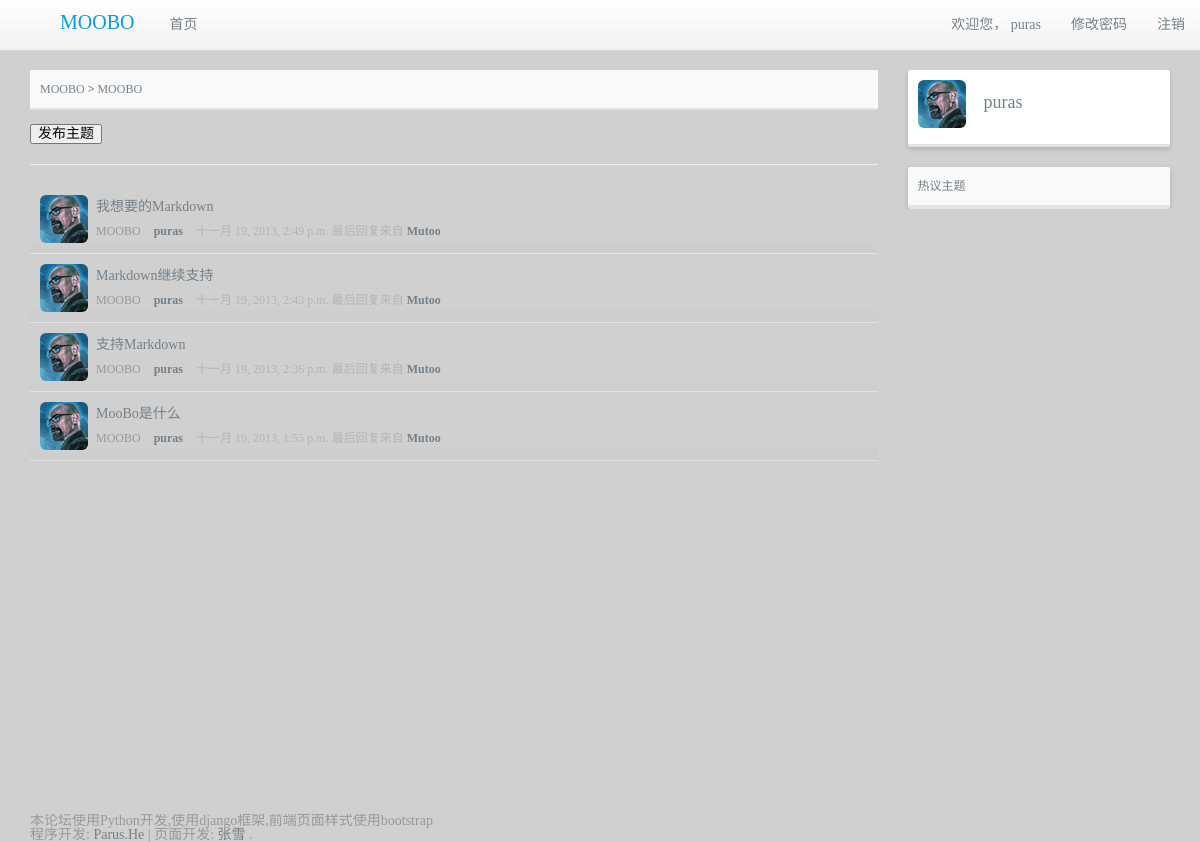
Page /bbs/node/1/ (signed in) on the committed database.
### bbs/models.py (models this page shows, shortened)
class Node(models.Model):
    name = models.CharField(max_length=100, verbose_name='名称')
    category = models.ForeignKey(Category)
    class Meta:
        verbose_name = '节点'
        verbose_name_plural = '节点'

class Topic(models.Model):
    title = models.CharField(max_length=1024, verbose_name='标题')
    content = models.TextField('内容')
    author = models.ForeignKey(User)
    node = models.ForeignKey(Node)
    category = models.ForeignKey(Category)
    pub_date = models.DateTimeField('发布时间')
    class Meta:
        verbose_name = '主题'
        verbose_name_plural = '主题'

### bbs/views.py (the view)
# urls.py: url(r'^node/(?P<node_id>\d+)/$', views.node, name='node'),
def node(req, node_id):
    node = get_object_or_404(Node, pk = node_id)
    topic_list = Topic.objects.order_by('-pub_date').filter(node_id = node_id)[:20]
    return render(req, 'node.html', {
        'node': node,
        'topic_list': topic_list
    })

### bbs/templates/node.html (shortened to what this page needs)
{% extends 'base.html' %}
{% load staticfiles %}
{% block content %}
<div class="inner tab_title"><a href="{% url 'bbs' %}">MOOBO</a> &gt; <a href="javascript:void(0)">{{node.name}}</a></div>
<br />
<form action="{% url 'bbs:topic_create' %}" method="post">
    <input type="submit" value="发布主题" />
</form>
<hr />
{% if topic_list %}
    {% for topic in topic_list %}
        <div class="cell item">
            <span class="user"></span><h5><a href="{% url 'bbs:topic' topic.id %}">{{topic.title}}</a></h5>
            <div class="info">
                <a class="node" href="/go/programmer">{{topic.node.name}}</a>
                <strong><a href="#">{{topic.author.username}}</a></strong> {{topic.pub_date}} 最后回复来自
                <strong><a href="/member/Mutoo">Mutoo</a></strong>
            </div>
        </div>
    {% endfor %}
{% endif %}
{% endblock %}

### bbs/templates/base.html
{% extends 'layout.html' %}
{% load staticfiles %}
{% block body %}
<section class="container-fluid">
    <div class="container">
        <div class="row">
            <div class="col-md-9" role="main">
                {% block content %}
                {% endblock %}
            </div>
            <div class="col-md-3">
                <div class="box highlight">
                    <div class="cell">
                        {% if user.is_authenticated %}
                        <a href="#" class="user" style="max-height:48px; max-width:48px;"></a>
                        <h4><a href="#" class="user_name">{{ user.username }}</a></h4>
                        {% else %}
                        <div class="tab_title"> <a href="javascript:void(0)">MooBo</a></div>
                        <a href="{% url 'bbs:login' %}">登录</a> | <a href="{% url 'bbs:join' %}">注册</a>
                        {% endif %}
                    </div>
                </div>
                <div class="box">
                    <div class="inner tab_title"> <a href="/?tab=tech">热议主题</a></div>
                </div>
            </div>
        </div>
    </div>
</section>
{% endblock %}

### bbs/templates/layout.html (shortened to what this page needs)
<!DOCTYPE html>
<html lang="en">
    <head>
        {% load staticfiles %}
        <link rel="stylesheet" href="{% static 'css/lib/bootstrap.css' %}">
        <link rel="stylesheet" href="{% static 'css/lib/bootstrap-theme.css' %}">
        <link rel="stylesheet" href="{% static 'css/style.css' %}" />
    </head>
    <body>
    <header>
      <nav class="navbar navbar-fixed-top">
        <div class="navbar-inner"> <a href="{% url 'bbs' %}" class="brand"><span>MOOBO</span> </a>
          <ul class="nav navbar-nav">
            <li><a href="{% url 'bbs' %}">首页</a></li>
          </ul>
          <ul class="nav navbar-nav navbar-right">
            {% if user.is_authenticated %}
            <li><a href="javascript:void(0);">欢迎您， {{ user.username }}</a></li>
            <li><a href="{% url 'bbs:password' %}">修改密码</a></li>
            <li><a href="{% url 'bbs:logout' %}">注销</a></li>
            {% else %}
            <li><a href="{% url 'bbs:login' %}">登录</a></li>
            <li><a href="{% url 'bbs:join' %}">注册</a></li>
            {% endif %}
          </ul>
        </div>
      </nav>
    </header>
    {% block body %}
    {% endblock %}
    <div id="footer">
      <div class="container">
        <p class="text-muted credit"> 本论坛使用Python开发,使用django框架,前端页面样式使用bootstrap</p>
        <p class="text-muted credit">程序开发: <a href="#">Parus.He</a> | 页面开发: <a href="#">张雪</a> . </p>
      </div>
    </div>
    </body>
</html>

### bbs/static/css/base.css (style rules this page uses)
* { margin: 0; font-family: Microsoft YaHei; }
html,body { background: #D0D0D0!important; color: #4C4C4C; font-family: 'Open Sans',sans-serif ,Microsoft YaHei; font-size: 15px; height: 100% }
body { background: #fff; font-size: 12px; color: #424242; margin: 0; line-height: 1.42857; display: block; padding: 0; -moz-font-feature-settings: normal; -moz-font-language-override: normal; -x-system-font: none; background-color: #EFF0F0; font-family: arial,宋体; font-size: 14px; font-size-adjust: none; font-stretch: normal; font-style: normal; font-variant: normal; font-weight: normal; line-height: 100%; }
form { margin: 0; padding: 0; border: none; }
div { height: auto; overflow: hidden; }
a { color: #778087; text-decoration: none!important; }
input { font-family: Microsoft YaHei; }
.content, .wrapper, div { magin: 0; padding: 0; }
body, div, dl, dt, dd, ul, ol, li, h1, h2, h3, h4, h5, h6, form, input, textarea, p, th, td { margin: 0; }
address, address[dir], article, article[dir], aside, aside[dir], blockquote, blockquote[dir], body, body[dir], caption, caption[dir], center, center[dir], col, col[dir], colgroup, colgroup[dir], dd, dd[dir], dir, dir[dir], div, div[dir], dl, dl[dir], dt, dt[dir], fieldset, fieldset[dir], figcaption, figcaption[dir], figure, figure[dir], footer, footer[dir], form, form[dir], h1, h1[dir], h2, h2[dir], h3, h3[dir], h4, h4[dir], h5, h5[dir], h6, h6[dir], header, header[dir], hgroup, hgroup[dir], hr, hr[dir], html, html[dir], legend, legend[dir], li, li[dir], listing, listing[dir], main, main[dir], marquee, marquee[dir], menu, menu[dir], nav, nav[dir], noframes, noframes[dir], ol, ol[dir], p, p[dir], plaintext, plaintext[dir], pre, pre[dir], section, section[dir], summary, summary[dir], table, table[dir], tbody, tbody[dir], td, td[dir], tfoot, tfoot[dir], th, th[dir], thead, thead[dir], tr, tr[dir], ul, ul[dir], xmp, xmp[dir] { unicode-bidi: -moz-isolate; }
*, *:before, *:after { -moz-box-sizing: border-box; }

### bbs/static/css/content.css (style rules this page uses)
body > header { margin-bottom: 3em; }
.container-fluid:before, .container-fluid:after { content: ""; display: table; line-height: 0; }
.container-fluid:after { clear: both; }
body > section.container-fluid { height:auto; min-height: 100%; margin-bottom: -2em; padding: 2em 0; }
.navbar-inner { background-color: #F9F9F9; background-image: linear-gradient(to bottom, #FFFFFF, #F2F2F2); background-repeat: repeat-x; border-bottom:1px solid #D4D4D4; min-height: 40px; }
.brand { color: #049CDB; margin-left: 40px; position: relative; font-family: "orbitron-bold"; }
.navbar .brand { display: block; float: left; font-size: 20px; font-weight: 200; padding-bottom: 9px; padding-left: 20px; padding-right: 20px; padding-top: 4px; text-shadow: 0 1px 0 #FFFFFF; }
.navbar .brand span { line-height: 37px; }
.inner { background-color: #F9F9F9; font-size: 12px; line-height: 150%; padding: 10px; text-align: left; }
.tab_title { border-bottom: 2px solid #E2E2E9; }
.box { background: #fff; border-radius: 3px; border-bottom: 2px solid #E2E2E9; box-shadow: 0 2px 5px rgba(0, 0, 0, 0.15); }
.item { background: url(../img/bg_item.png) repeat-x; }
.cell { border-bottom: 1px solid #E2E2E2; font-size: 12px; line-height: 120%; padding: 10px; text-align: left; }
.user { background: url(../img/use.png) no-repeat; height: 48px; width: 48px; float: left; border-radius: 6px; margin-right: 8px; }
.node { color: #999999; }
.info { font-size:12px; color: #B4B4B4; }
.info a { margin-right: 10px }
.highlight { margin-bottom: 20px; }
.cell a { line-height:24px }
.user_name { line-height: 63px; margin: 10px 0 20px 10px; display: inline-block; }

### rows in the picture
Node: name "MOOBO"
Topic: title "我想要的Markdown", node.name "MOOBO", author.username "puras", pub_date "十一月 19, 2013, 2:49 p.m."
Topic: title "Markdown继续支持", node.name "MOOBO", author.username "puras", pub_date "十一月 19, 2013, 2:43 p.m."
Topic: title "支持Markdown", node.name "MOOBO", author.username "puras", pub_date "十一月 19, 2013, 2:36 p.m."
Topic: title "MooBo是什么", node.name "MOOBO", author.username "puras", pub_date "十一月 19, 2013, 1:55 p.m."

### other values in the picture
{{ user.username }} "puras"
